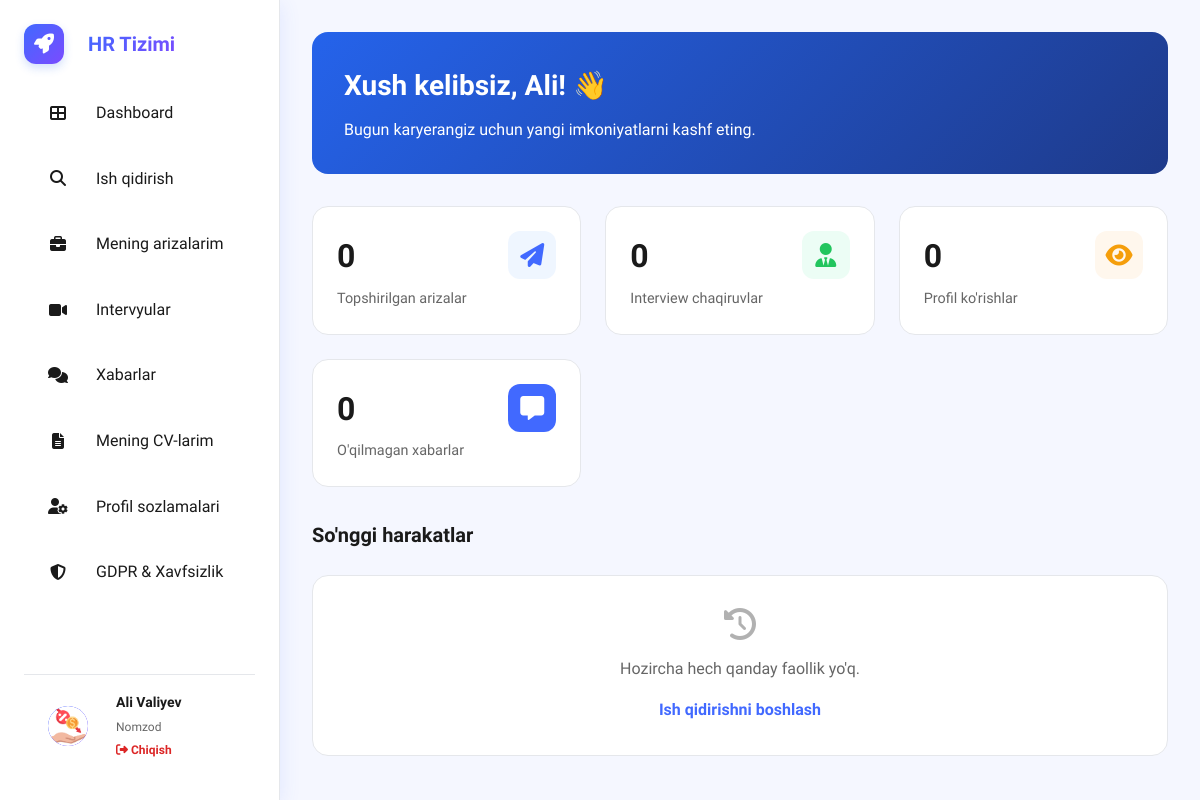
Screenshot of /dashboard/ (signed in) with the database file from the repository.
### hr_bolim/models.py (models this page shows, shortened)
class User(AbstractUser):
    ROLE_CHOICES = (
        ("candidate","Ish izlovchi"),
        ("employer","Ish beruvchi"),
        ("admin","Admin")
    )
    role = models.CharField(max_length=20,choices=ROLE_CHOICES)
    phone = models.CharField(max_length=20,blank=True,null=True)
    consent_given = models.BooleanField(default=False)
    consent_date = models.DateTimeField(blank=True,null=True)
    consent_policy_version = models.CharField(max_length=10,blank=True,null=True)
    data_retention_until = models.DateTimeField(blank=True,null=True)
    is_delete = models .BooleanField(default=False)
    created_at = models.DateTimeField(auto_now_add=True)
    update_at = models.DateTimeField(auto_now=True)
    is_staff = models.BooleanField(default=False)
    is_superuser = models.BooleanField(default=False)

class CandidateProfile(models.Model):
    user = models.OneToOneField(User, on_delete=models.CASCADE, related_name='candidate_profile')
    profile_picture = models.ImageField(upload_to='profile_pics/', blank=True, null=True)
    profession = models.CharField(max_length=150, blank=True, null=True, help_text="Ex: Software Engineer")
    location = models.CharField(max_length=150, blank=True, null=True)
    about_me = models.TextField(blank=True, null=True)
    skills = models.TextField(blank=True, null=True, help_text="Comma separated skills")
    profile_views = models.PositiveIntegerField(default=0)
    is_processing_restricted = models.BooleanField(default=False, help_text="User restricted data processing")
    experience_years = models.PositiveIntegerField(default=0, help_text="Total years of experience")
    resume_file = models.FileField(upload_to='resumes/default/', blank=True, null=True, help_text="Default CV for 1-click apply")
    linkedin = models.URLField(blank=True, null=True)
    github = models.URLField(blank=True, null=True)
    portfolio = models.URLField(blank=True, null=True)
    created_at = models.DateTimeField(auto_now_add=True)
    updated_at = models.DateTimeField(auto_now=True)

### hr_bolim/views.py (the view)
# urls.py: path('dashboard/', dashboard_view, name='dashboard'),
@login_required
def dashboard_view(request):
    if request.user.role == 'candidate':
        return candidate_dashboard(request)
    elif request.user.role == 'employer':
        return employer_dashboard(request)
    elif request.user.role == 'admin' or request.user.is_superuser:
        return admin_dashboard(request)
    else:
        return redirect('home')

### hr_bolim/views.py (called while the page is built)
def candidate_required(view_func):
    @wraps(view_func)
    def _wrapped(request, *args, **kwargs):
        if not request.user.is_authenticated:
            from django.contrib.auth.views import redirect_to_login
            return redirect_to_login(request.get_full_path())
        if getattr(request.user, 'role', None) != 'candidate':
            return redirect('home')
        return view_func(request, *args, **kwargs)
    return _wrapped

@candidate_required
def candidate_dashboard(request):
    profile, created = CandidateProfile.objects.get_or_create(user=request.user)
    applied_count = Application.objects.filter(user=request.user).count()
    saved_count = SavedJob.objects.filter(user=request.user).count()
    interview_count = Application.objects.filter(user=request.user, status='interview').count()
    unread_messages = Message.objects.filter(recipient=request.user, is_read=False).count()
    context = {
        'profile': profile,
        'applied_count': applied_count,
        'saved_count': saved_count,
        'interview_count': interview_count,
        'unread_messages': unread_messages,
    }
    return render(request, 'hr_bolim/candidate/dashboard.html', context)

### hr_bolim/templates/hr_bolim/candidate/dashboard.html (shortened to what this page needs)
{% extends 'hr_bolim/candidate/base_candidate.html' %}
{% block content %}
<div class="welcome-banner">
    <div class="welcome-content">
        <h1>Xush kelibsiz, {{ user.first_name }}! 👋</h1>
        <p>Bugun karyerangiz uchun yangi imkoniyatlarni kashf eting.</p>
    </div>
</div>
<div class="stats-grid">
    <div class="stat-card">
        <div class="stat-info">
            <h3>{{ applied_count }}</h3>
            <p>Topshirilgan arizalar</p>
        </div>
        <div class="stat-icon icon-blue">
            <i class="fas fa-paper-plane"></i>
        </div>
    </div>
    <div class="stat-card">
        <div class="stat-info">
            <h3>{{ interview_count }}</h3>
            <p>Interview chaqiruvlar</p>
        </div>
        <div class="stat-icon icon-green">
            <i class="fas fa-user-tie"></i>
        </div>
    </div>
    <div class="stat-card">
        <div class="stat-info">
            <h3>{{ profile.profile_views }}</h3>
            <p>Profil ko'rishlar</p>
        </div>
        <div class="stat-icon icon-orange">
            <i class="fas fa-eye"></i>
        </div>
    </div>
    <div class="stat-card">
        <div class="stat-info">
            <h3>{{ unread_messages }}</h3>
            <p>O'qilmagan xabarlar</p>
        </div>
        <div class="stat-icon icon-blue" style="background:var(--primary); color:white;">
            <i class="fas fa-comment-alt"></i>
        </div>
    </div>
</div>
<div class="dashboard-section">
    <h2 class="section-title">So'nggi harakatlar</h2>
    <div style="background:white; padding:2rem; text-align:center; border-radius:16px; border:1px solid var(--border); color:var(--secondary);">
        <i class="fas fa-history" style="font-size:2rem; margin-bottom:1rem; opacity:0.5;"></i>
        <p>Hozircha hech qanday faollik yo'q.</p>
        <a href="#" style="color:var(--primary); font-weight:600; margin-top:1rem; display:inline-block;">Ish qidirishni boshlash</a>
    </div>
</div>
{% endblock %}

### hr_bolim/templates/hr_bolim/candidate/base_candidate.html (shortened to what this page needs)
{% load static %}
<!DOCTYPE html>
<html lang="uz">
<head>
    <link rel="stylesheet" href="https://cdnjs.cloudflare.com/ajax/libs/font-awesome/6.4.0/css/all.min.css">
    <link rel="stylesheet" href="{% static 'css/candidate.css' %}">
</head>
<body>
    <aside class="sidebar" id="sidebar">
        <a href="{% url 'home' %}" class="brand">
            <div class="brand-logo"><i class="fas fa-rocket"></i></div>
            <div class="brand-name">HR Tizimi</div>
        </a>
        <ul class="nav-menu">
            <li>
                <a href="{% url 'candidate_dashboard' %}" class="nav-link {% if request.resolver_match.url_name == 'candidate_dashboard' %}active{% endif %}">
                    <i class="fas fa-th-large"></i> Dashboard
                </a>
            </li>
            <li>
                <a href="{% url 'jobs_list' %}" class="nav-link">
                    <i class="fas fa-search"></i> Ish qidirish
                </a>
            </li>
            <li>
                <a href="{% url 'my_applications' %}" class="nav-link {% if request.resolver_match.url_name == 'my_applications' %}active{% endif %}">
                    <i class="fas fa-briefcase"></i> Mening arizalarim
                </a>
            </li>
            <li>
                <a href="{% url 'candidate_interviews' %}" class="nav-link {% if request.resolver_match.url_name == 'candidate_interviews' %}active{% endif %}">
                    <i class="fas fa-video"></i> Intervyular
                </a>
            </li>
            <li>
                <a href="{% url 'inbox' %}" class="nav-link {% if 'inbox' in request.resolver_match.url_name or 'chat' in request.resolver_match.url_name %}active{% endif %}">
                    <i class="fas fa-comments"></i> Xabarlar
                </a>
            </li>
            <li>
                <a href="{% url 'candidate_cv' %}" class="nav-link {% if 'candidate_cv' in request.resolver_match.url_name or 'add_' in request.resolver_match.url_name %}active{% endif %}">
                    <i class="fas fa-file-alt"></i> Mening CV-larim
                </a>
            </li>
            <li>
                <a href="{% url 'candidate_profile' %}" class="nav-link {% if request.resolver_match.url_name == 'candidate_profile' %}active{% endif %}">
                    <i class="fas fa-user-cog"></i> Profil sozlamalari
                </a>
            </li>
            <li>
                <a href="{% url 'candidate_gdpr' %}" class="nav-link {% if request.resolver_match.url_name == 'candidate_gdpr' %}active{% endif %}">
                    <i class="fas fa-shield-alt"></i> GDPR & Xavfsizlik
                </a>
            </li>
        </ul>
        <div class="user-profile-sidebar">
            <div class="avatar-sm">
                {% if user.candidate_profile.profile_picture %}
                    <img src="{{ user.candidate_profile.profile_picture.url }}" alt="Profile" style="width:100%; height:100%; border-radius:50%; object-fit:cover;">
                {% else %}
                    <i class="fas fa-user"></i>
                {% endif %}
            </div>
            <div class="user-info-sidebar">
                <h4>{{ user.first_name }} {{ user.last_name }}</h4>
                <p>Nomzod</p>
                <a href="{% url 'logout' %}" style="color:var(--danger); font-size:0.75rem; text-decoration:none; margin-top:0.25rem; display:block; font-weight:600;">
                    <i class="fas fa-sign-out-alt"></i> Chiqish
                </a>
            </div>
        </div>
    </aside>
    <main class="main-content">
        {% block content %}
        {% endblock %}
    </main>
</body>
</html>

### static/css/candidate.css (style rules this page uses)
:root { --primary: #2563eb; --primary-hover: #1d4ed8; --primary-dark: #1e3a8a; --primary-light: #eff6ff; --secondary: #64748b; --success: #10b981; --danger: #ef4444; --warning: #f59e0b; --dark: #0f172a; --text-main: #334155; --text-secondary: #64748b; --bg-body: #f1f5f9; --card-bg: #ffffff; --border: #e2e8f0; --sidebar-width: 280px; --header-height: 70px; --radius-lg: 16px; --radius-md: 10px; --shadow-sm: 0 1px 3px rgba(0, 0, 0, 0.1); --shadow-md: 0 4px 6px -1px rgba(0, 0, 0, 0.1); --transition: all 0.3s ease; }
* { margin: 0; padding: 0; box-sizing: border-box; font-family: 'Onest', sans-serif; }
body { background-color: var(--bg-body); color: var(--text-main); display: flex; min-height: 100vh; }
a { text-decoration: none; color: inherit; transition: var(--transition); }
ul { list-style: none; }
.sidebar { width: var(--sidebar-width); background: var(--card-bg); border-right: 1px solid var(--border); position: fixed; height: 100vh; left: 0; top: 0; display: flex; flex-direction: column; padding: 1.5rem; z-index: 100; transition: transform 0.3s ease; }
.brand { display: flex; align-items: center; gap: 0.75rem; margin-bottom: 2.5rem; color: var(--dark); }
.brand-logo { width: 40px; height: 40px; background: var(--primary); background: linear-gradient(135deg, var(--primary), var(--primary-hover)); border-radius: 10px; display: flex; align-items: center; justify-content: center; color: white; font-size: 1.25rem; box-shadow: 0 4px 10px rgba(37, 99, 235, 0.2); }
.brand-name { font-size: 1.25rem; font-weight: 700; color: var(--dark); }
.nav-menu { display: flex; flex-direction: column; gap: 0.5rem; flex: 1; }
.nav-link { display: flex; align-items: center; gap: 1rem; padding: 0.875rem 1rem; color: var(--secondary); border-radius: var(--radius-md); font-weight: 500; }
.nav-link i { width: 20px; text-align: center; }
.user-profile-sidebar { display: flex; align-items: center; gap: 1rem; padding-top: 1.5rem; border-top: 1px solid var(--border); }
.avatar-sm { width: 40px; height: 40px; border-radius: 50%; object-fit: cover; background: #e2e8f0; display: flex; align-items: center; justify-content: center; color: var(--secondary); overflow: hidden; }
.user-info-sidebar h4 { font-size: 0.9rem; font-weight: 600; margin-bottom: 2px; color: var(--dark); }
.user-info-sidebar p { font-size: 0.75rem; color: var(--secondary); }
.main-content { margin-left: var(--sidebar-width); flex: 1; padding: 2rem; width: calc(100% - var(--sidebar-width)); }
.welcome-banner { background: var(--primary); background: linear-gradient(135deg, var(--primary), var(--primary-dark)); color: white; padding: 2rem; border-radius: 16px; margin-bottom: 2rem; position: relative; overflow: hidden; }

### hr_bolim/templates/hr_bolim/candidate/dashboard.html (style rules this page uses)
:root { --primary: #4169FF; --primary-purple: #7B4BFF; --gradient-primary: linear-gradient(135deg, #4169FF 0%, #7B4BFF 100%); --text-main: #1a1a1a; --secondary: #666; --success: #22c55e; --accent: #f59e0b; --border: #e5e7eb; --transition: all 0.3s ease; --shadow-sm: 0 2px 8px rgba(65, 105, 255, 0.08); --shadow-md: 0 4px 20px rgba(65, 105, 255, 0.12); }
.welcome-banner { background: linear-gradient(135deg, #2563eb, #1e3a8a); color: white; padding: 2rem; border-radius: 16px; margin-bottom: 2rem; position: relative; overflow: hidden; }
.welcome-content h1 { font-size: 1.75rem; margin-bottom: 0.5rem; }
.stats-grid { display: grid; grid-template-columns: repeat(auto-fit, minmax(240px, 1fr)); gap: 1.5rem; margin-bottom: 2rem; }
.stat-card { background: white; padding: 1.5rem; border-radius: 16px; border: 1px solid var(--border); display: flex; align-items: flex-start; justify-content: space-between; transition: var(--transition); }
.stat-info h3 { font-size: 2rem; font-weight: 700; color: var(--text-main); margin-bottom: 0.25rem; }
.stat-info p { color: var(--secondary); font-size: 0.9rem; }
.stat-icon { width: 48px; height: 48px; border-radius: 12px; display: flex; align-items: center; justify-content: center; font-size: 1.5rem; }
.icon-blue { background: #eff6ff; color: var(--primary); }
.icon-green { background: #ecfdf5; color: var(--success); }
.icon-orange { background: #fff7ed; color: var(--accent); }
.section-title { font-size: 1.25rem; margin-bottom: 1.5rem; color: var(--text-main); }

### rows the page displays
User: candidate_profile.profile_picture (picture), first_name "Ali", last_name "Valiyev"
CandidateProfile: profile_views "0"

### other values shown
{{ applied_count }} "0"
{{ interview_count }} "0"
{{ unread_messages }} "0"
